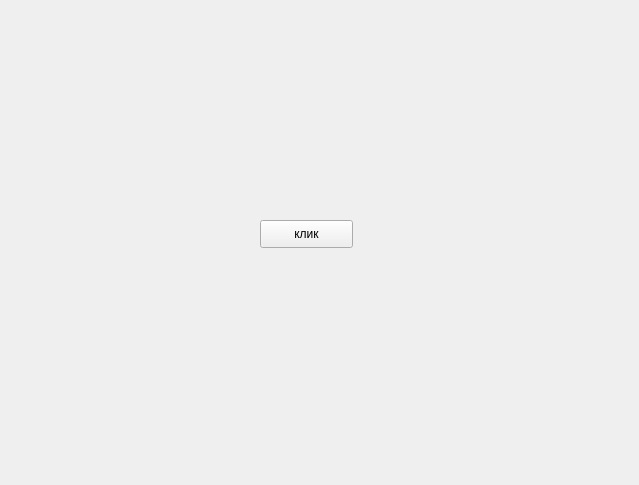
<?xml version="1.0" encoding="UTF-8"?>
<ui version="4.0">
 <class>Form</class>
 <widget class="QWidget" name="Form">
  <property name="geometry">
   <rect>
    <x>0</x>
    <y>0</y>
    <width>639</width>
    <height>485</height>
   </rect>
  </property>
  <property name="windowTitle">
   <string>Form</string>
  </property>
  <widget class="QPushButton" name="pushButton">
   <property name="geometry">
    <rect>
     <x>260</x>
     <y>220</y>
     <width>93</width>
     <height>28</height>
    </rect>
   </property>
   <property name="text">
    <string>клик</string>
   </property>
  </widget>
 </widget>
 <resources/>
 <connections/>
</ui>
